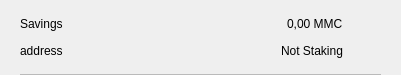
<?xml version="1.0" encoding="UTF-8"?>
<ui version="4.0">
 <class>CSRow</class>
 <widget class="QWidget" name="CSRow">
  <property name="geometry">
   <rect>
    <x>0</x>
    <y>0</y>
    <width>401</width>
    <height>75</height>
   </rect>
  </property>
  <property name="windowTitle">
   <string>Form</string>
  </property>
  <layout class="QVBoxLayout" name="verticalLayout">
   <property name="spacing">
    <number>0</number>
   </property>
   <property name="leftMargin">
    <number>20</number>
   </property>
   <property name="topMargin">
    <number>10</number>
   </property>
   <property name="rightMargin">
    <number>20</number>
   </property>
   <property name="bottomMargin">
    <number>0</number>
   </property>
   <item>
    <widget class="QWidget" name="info" native="true">
     <property name="minimumSize">
      <size>
       <width>0</width>
       <height>0</height>
      </size>
     </property>
     <layout class="QHBoxLayout" name="horizontalLayout_3">
      <property name="leftMargin">
       <number>0</number>
      </property>
      <property name="topMargin">
       <number>0</number>
      </property>
      <property name="rightMargin">
       <number>0</number>
      </property>
      <property name="bottomMargin">
       <number>10</number>
      </property>
      <item>
       <widget class="QWidget" name="container" native="true">
        <property name="minimumSize">
         <size>
          <width>0</width>
          <height>0</height>
         </size>
        </property>
        <layout class="QVBoxLayout" name="verticalLayout_2">
         <property name="spacing">
          <number>0</number>
         </property>
         <property name="leftMargin">
          <number>0</number>
         </property>
         <property name="topMargin">
          <number>0</number>
         </property>
         <property name="rightMargin">
          <number>0</number>
         </property>
         <property name="bottomMargin">
          <number>0</number>
         </property>
         <item>
          <layout class="QHBoxLayout" name="horizontalLayout">
           <item>
            <widget class="QLabel" name="labelName">
             <property name="toolTip">
              <string notr="true"/>
             </property>
             <property name="text">
              <string>Savings</string>
             </property>
            </widget>
           </item>
           <item>
            <spacer name="horizontalSpacer">
             <property name="orientation">
              <enum>Qt::Horizontal</enum>
             </property>
             <property name="sizeHint" stdset="0">
              <size>
               <width>40</width>
               <height>20</height>
              </size>
             </property>
            </spacer>
           </item>
           <item>
            <widget class="QLabel" name="labelAmount">
             <property name="text">
              <string>0,00 MMC</string>
             </property>
            </widget>
           </item>
          </layout>
         </item>
         <item>
          <layout class="QHBoxLayout" name="horizontalLayout_2">
           <item>
            <widget class="QLabel" name="labelAddress">
             <property name="toolTip">
              <string notr="true"/>
             </property>
             <property name="text">
              <string>address</string>
             </property>
            </widget>
           </item>
           <item>
            <spacer name="horizontalSpacer_2">
             <property name="orientation">
              <enum>Qt::Horizontal</enum>
             </property>
             <property name="sizeHint" stdset="0">
              <size>
               <width>40</width>
               <height>20</height>
              </size>
             </property>
            </spacer>
           </item>
           <item>
            <widget class="QLabel" name="labelStaking">
             <property name="text">
              <string>Not Staking</string>
             </property>
            </widget>
           </item>
          </layout>
         </item>
        </layout>
       </widget>
      </item>
      <item alignment="Qt::AlignHCenter|Qt::AlignVCenter">
       <widget class="QPushButton" name="pushButtonMenu">
        <property name="minimumSize">
         <size>
          <width>24</width>
          <height>24</height>
         </size>
        </property>
        <property name="maximumSize">
         <size>
          <width>32</width>
          <height>32</height>
         </size>
        </property>
        <property name="focusPolicy">
         <enum>Qt::NoFocus</enum>
        </property>
        <property name="styleSheet">
         <string notr="true">border:none; background-color:transparent;</string>
        </property>
        <property name="text">
         <string/>
        </property>
        <property name="icon">
         <iconset>
          <normaloff>://ic-menu-hover</normaloff>://ic-menu-hover</iconset>
        </property>
        <property name="iconSize">
         <size>
          <width>24</width>
          <height>24</height>
         </size>
        </property>
       </widget>
      </item>
     </layout>
    </widget>
   </item>
   <item>
    <widget class="QLabel" name="lblDivisory">
     <property name="minimumSize">
      <size>
       <width>0</width>
       <height>1</height>
      </size>
     </property>
     <property name="maximumSize">
      <size>
       <width>16777215</width>
       <height>1</height>
      </size>
     </property>
     <property name="styleSheet">
      <string notr="true">background-color:#bababa;</string>
     </property>
     <property name="text">
      <string/>
     </property>
     <property name="alignment">
      <set>Qt::AlignBottom|Qt::AlignLeading|Qt::AlignLeft</set>
     </property>
    </widget>
   </item>
  </layout>
 </widget>
 <resources/>
 <connections/>
</ui>
